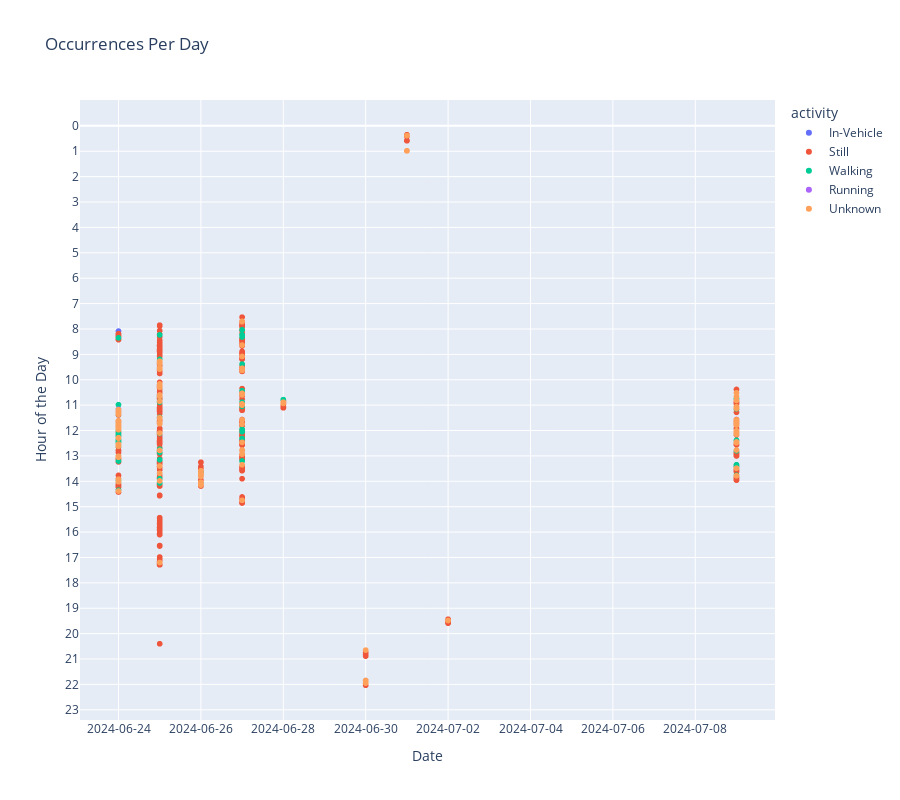

This figure's notebook cell:
### Code cell
fig = px.scatter(data, x='date', y='hour_minute', color='activity', title='Occurrences Per Day',
                 labels={'date': 'Date', 'hour_minute': 'Hour of the Day'}, height=800, size_max=10)

fig.update_xaxes(tickformat="%Y-%m-%d")
fig.update_yaxes(tickvals=list(range(0, 25)), autorange="reversed")
fig.update_layout(grid=dict(rows=1, columns=1, pattern="independent"))

fig.show()

### Figure 1 — Plotly figure (JSON) as saved in the notebook; plotly's stock layout.template omitted (floating-point values rounded to 4 significant figures; data arrays with more than 128 entries replaced by an {"elided": "..."} marker saying what was removed)
{"data": [{"hovertemplate": "activity=In-Vehicle<br>Date=%{x}<br>Hour of the Day=%{y}<extra></extra>", "legendgroup": "In-Vehicle", "marker": {"color": "#636efa", "symbol": "circle"}, "mode": "markers", "name": "In-Vehicle", "showlegend": true, "type": "scattergl", "x": ["2024-06-24", "2024-06-24", "2024-06-24", "2024-06-24", "2024-06-24", "2024-06-24", "2024-06-24", "2024-06-24", "2024-06-24", "2024-06-24", "2024-06-24", "2024-06-24", "2024-06-24", "2024-06-24", "2024-06-24", "2024-06-24", "2024-06-24", "2024-06-24", "2024-06-24", "2024-06-24", "2024-06-25", "2024-06-25", "2024-06-25", "2024-06-25", "2024-06-25", "2024-06-25", "2024-06-25", "2024-06-25", "2024-06-25", "2024-06-25", "2024-06-25", "2024-06-25", "2024-06-26", "2024-06-26", "2024-06-26", "2024-06-26", "2024-06-26", "2024-06-27", "2024-06-27", "2024-06-27", "2024-06-27", "2024-06-27", "2024-06-27", "2024-06-27", "2024-06-27", "2024-06-27", "2024-06-27", "2024-07-09", "2024-07-09", "2024-07-09", "2024-07-09", "2024-07-09", "2024-07-09", "2024-07-09", "2024-07-09", "2024-07-09", "2024-07-09", "2024-07-09", "2024-07-09"], "xaxis": "x", "y": [8.083, 11.2, 11.2, 11.22, 11.22, 11.27, 11.35, 11.63, 11.75, 11.82, 11.82, 11.83, 11.85, 11.88, 11.92, 12.03, 12.1, 12.55, 12.6, 12.62, 8.233, 9.317, 9.367, 12.25, 12.77, 13.18, 13.7, 13.7, 14.1, 14.13, 14.15, 14.17, 13.6, 13.77, 13.8, 13.8, 13.8, 7.817, 7.867, 9.05, 10.48, 10.55, 10.58, 10.93, 10.95, 12.18, 14.75, 11.08, 11.08, 11.12, 11.12, 11.7, 11.75, 12.15, 12.43, 13.38, 13.47, 13.48, 13.93], "yaxis": "y"}, {"hovertemplate": "activity=Still<br>Date=%{x}<br>Hour of the Day=%{y}<extra></extra>", "legendgroup": "Still", "marker": {"color": "#EF553B", "symbol": "circle"}, "mode": "markers", "name": "Still", "showlegend": true, "type": "scattergl", "x": {"elided": "3806 str values"}, "xaxis": "x", "y": {"elided": "3806 float values"}, "yaxis": "y"}, {"hovertemplate": "activity=Walking<br>Date=%{x}<br>Hour of the Day=%{y}<extra></extra>", "legendgroup": "Walking", "marker": {"color": "#00cc96", "symbol": "circle"}, "mode": "markers", "name": "Walking", "showlegend": true, "type": "scattergl", "x": ["2024-06-24", "2024-06-24", "2024-06-24", "2024-06-24", "2024-06-24", "2024-06-24", "2024-06-24", "2024-06-24", "2024-06-24", "2024-06-24", "2024-06-24", "2024-06-24", "2024-06-24", "2024-06-24", "2024-06-24", "2024-06-24", "2024-06-24", "2024-06-24", "2024-06-24", "2024-06-24", "2024-06-24", "2024-06-24", "2024-06-24", "2024-06-24", "2024-06-24", "2024-06-24", "2024-06-24", "2024-06-24", "2024-06-24", "2024-06-24", "2024-06-24", "2024-06-24", "2024-06-24", "2024-06-24", "2024-06-24", "2024-06-24", "2024-06-24", "2024-06-24", "2024-06-24", "2024-06-24", "2024-06-24", "2024-06-24", "2024-06-24", "2024-06-24", "2024-06-24", "2024-06-24", "2024-06-24", "2024-06-24", "2024-06-24", "2024-06-24", "2024-06-24", "2024-06-25", "2024-06-25", "2024-06-25", "2024-06-25", "2024-06-25", "2024-06-25", "2024-06-25", "2024-06-25", "2024-06-25", "2024-06-25", "2024-06-25", "2024-06-25", "2024-06-25", "2024-06-25", "2024-06-25", "2024-06-25", "2024-06-25", "2024-06-25", "2024-06-25", "2024-06-25", "2024-06-25", "2024-06-25", "2024-06-26", "2024-06-26", "2024-06-27", "2024-06-27", "2024-06-27", "2024-06-27", "2024-06-27", "2024-06-27", "2024-06-27", "2024-06-27", "2024-06-27", "2024-06-27", "2024-06-27", "2024-06-27", "2024-06-27", "2024-06-27", "2024-06-28", "2024-07-09", "2024-07-09", "2024-07-09", "2024-07-09", "2024-07-09", "2024-07-09", "2024-07-09", "2024-07-09", "2024-07-09", "2024-07-09", "2024-07-09"], "xaxis": "x", "y": [8.35, 10.98, 11.17, 11.33, 11.37, 11.72, 11.72, 11.73, 11.9, 11.92, 11.92, 11.98, 11.98, 12.12, 12.12, 12.2, 12.27, 12.27, 12.27, 12.3, 12.3, 12.32, 12.32, 12.32, 12.33, 12.33, 12.35, 12.37, 12.37, 12.38, 12.38, 12.4, 12.42, 12.43, 12.43, 12.45, 12.45, 12.55, 12.58, 12.62, 12.62, 12.62, 13.02, 13.2, 13.93, 14.02, 14.02, 14.02, 14.02, 14.02, 14.35, 8.233, 9.2, 9.3, 9.3, 9.3, 9.533, 9.567, 10.18, 10.62, 10.63, 10.65, 10.85, 10.85, 10.87, 10.88, 11.48, 12.12, 12.73, 12.87, 13.15, 13.9, 14.07, 13.63, 14.07, 8.033, 8.233, 8.233, 8.317, 9.383, 10.43, 10.58, 10.88, 11, 11.05, 11.95, 12.05, 12.32, 13.2, 10.78, 10.75, 11.13, 11.15, 12.02, 12.05, 12.38, 12.47, 12.8, 13.35, 13.4, 13.77], "yaxis": "y"}, {"hovertemplate": "activity=Running<br>Date=%{x}<br>Hour of the Day=%{y}<extra></extra>", "legendgroup": "Running", "marker": {"color": "#ab63fa", "symbol": "circle"}, "mode": "markers", "name": "Running", "showlegend": true, "type": "scattergl", "x": ["2024-06-24", "2024-06-24", "2024-06-24"], "xaxis": "x", "y": [11.17, 11.28, 11.28], "yaxis": "y"}, {"hovertemplate": "activity=Unknown<br>Date=%{x}<br>Hour of the Day=%{y}<extra></extra>", "legendgroup": "Unknown", "marker": {"color": "#FFA15A", "symbol": "circle"}, "mode": "markers", "name": "Unknown", "showlegend": true, "type": "scattergl", "x": {"elided": "137 str values"}, "xaxis": "x", "y": {"elided": "137 float values"}, "yaxis": "y"}], "layout": {"grid": {"columns": 1, "pattern": "independent", "rows": 1}, "height": 800, "legend": {"title": {"text": "activity"}, "tracegroupgap": 0}, "title": {"text": "Occurrences Per Day"}, "xaxis": {"anchor": "y", "domain": [0, 1], "tickformat": "%Y-%m-%d", "title": {"text": "Date"}}, "yaxis": {"anchor": "x", "autorange": "reversed", "domain": [0, 1], "tickvals": [0, 1, 2, 3, 4, 5, 6, 7, 8, 9, 10, 11, 12, 13, 14, 15, 16, 17, 18, 19, 20, 21, 22, 23, 24], "title": {"text": "Hour of the Day"}}}}
